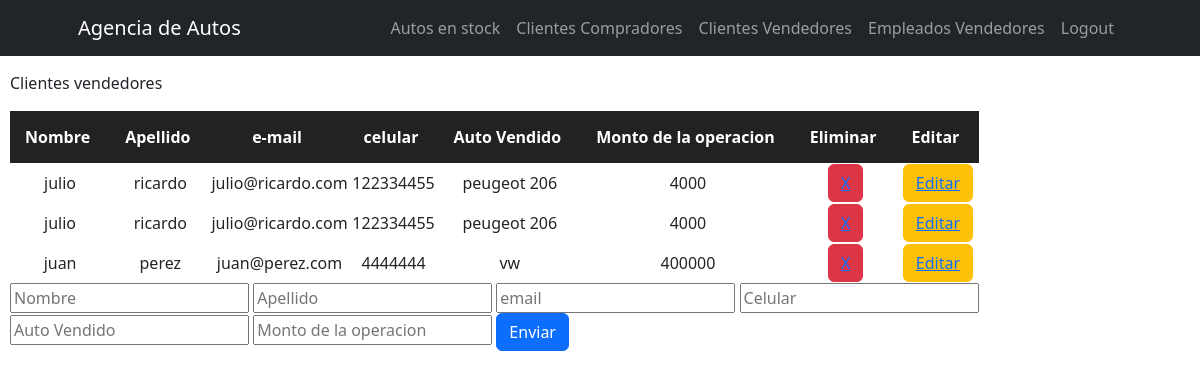
Page /setClientesVendedores/ (signed in) on the earlier database version.
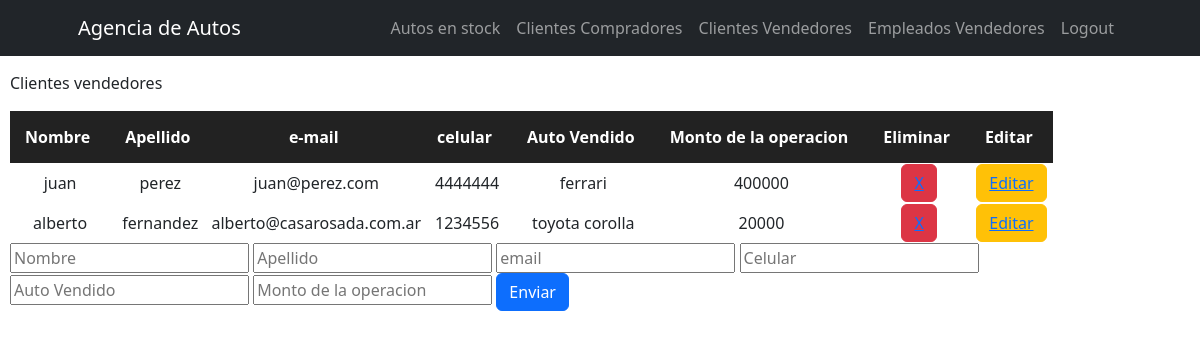
Same page on the later database version.
### AgenciApp/models.py (models this page shows, shortened)
class clientesVendedores(models.Model):
    nombre = models.CharField(max_length=40)
    apellido = models.CharField(max_length=40)
    email = models.EmailField()
    celular = models.IntegerField()
    autoVendido = models.CharField(max_length=40)
    montoOperacionVent = models.IntegerField()

### AgenciApp/views.py (the view)
# urls.py: path('setClientesVendedores/', setClientesVendedores, name='setClientesVendedores'),
@login_required
def setClientesVendedores(request):
    Clientes = clientesVendedores.objects.all()
    if request.method == 'POST':
        cliente = clientesVendedores(nombre=request.POST["nombre"],apellido=request.POST["apellido"],email=request.POST["email"],celular=request.POST["celular"], autoVendido=request.POST["autoVendido"], montoOperacionVent=request.POST["montoOperacionVent"])
        cliente.save()
        miFormulario = clientesVendFormulario()
        return render(request, "AgenciApp/setClientesVendedores.html", {"miFormulario":miFormulario, "Clientes":Clientes})
    else:
        miFormulario = clientesVendFormulario()
    return render(request, "AgenciApp/setClientesVendedores.html", {"miFormulario":miFormulario, "Clientes":Clientes})

### AgenciApp/forms.py
class clientesVendFormulario(forms.Form):
    nombre = forms.CharField()
    apellido = forms.CharField()
    email = forms.EmailField()
    celular = forms.IntegerField()
    autoVendido = forms.CharField(label='Auto Vendido')
    montoOperacionVent = forms.IntegerField(label='Monto Venta')

### AgenciApp/templates/AgenciApp/setClientesVendedores.html (shortened to what this page needs)
<div>
    {% extends "AgenciApp/clientesVendedores.html" %}
    {% load static %}
    {% block setClientesVendedores %}
    <form action="" method="post"> {% csrf_token %}
        <input placeholder="Nombre" type = "text" name="nombre" required>
        <input placeholder="Apellido" type = "text" name="apellido" required>
        <input placeholder="email" type = "email" name="email" required>
        <input placeholder="Celular" type = "number" name="celular" required>
        <input placeholder="Auto Vendido" type = "text" name="autoVendido" required>
        <input placeholder="Monto de la operacion" type = "number" name="montoOperacionVent" required>
        <input class="btn btn-primary" type="submit" value="Enviar">
    </form>
    {% endblock %}

### AgenciApp/templates/AgenciApp/clientesVendedores.html (shortened to what this page needs)
<div>
    {% extends "AgenciApp/inicio.html" %}
    {% load static %}
        {% block contenidoQueCambia %}
        <p>Clientes vendedores</p>
        <table class="tablaClientesVendedores">
            <tr class="tituloTablaClientesVendedores">
                <th>Nombre</th>
                <th>Apellido</th>
                <th>e-mail</th>
                <th>celular</th>
                <th>Auto Vendido</th>
                <th>Monto de la operacion</th>
                <th>Eliminar</th>
                <th>Editar</th>
            </tr>
                {% for Cliente in Clientes %}
                    <tr>
                        <td>{{Cliente.nombre}}</td>
                        <td>{{Cliente.apellido}}</td>
                        <td>{{Cliente.email}}</td>
                        <td>{{Cliente.celular}}</td>
                        <td>{{Cliente.autoVendido}}</td>
                        <td>{{Cliente.montoOperacionVent}}</td>
                        <td><button class="btn btn-danger btnEliminar"><a href="{% url 'eliminarClienteVendedor' Cliente.email %}">X</a></button></td>
                        <td><button class="btn btn-warning btnEditar"><a href="{% url 'editarClienteVendedor' Cliente.email %}">Editar</a></button></td>
                {% endfor %}
        </table>
        <div class="formSetClientesVendedores">
            {% block setClientesVendedores %}
            {% endblock %}
        </div>
        {% endblock %}

### AgenciApp/templates/AgenciApp/inicio.html (shortened to what this page needs)
<!DOCTYPE html>
<html lang="en">
<head>
    {% load static %}
    <link href="{% static 'AgenciApp/css/bootstrap.min.css'%}" rel="stylesheet"/>
    <link href="{% static 'AgenciApp/css/AgenciAppStyle.css'%}" rel="stylesheet"/>
</head>
<body>
    <nav class="navbar navbar-expand-lg navbar-dark bg-dark" id="mainNav">
        <div class="container px-4 px-lg-5">
            <a class="navbar-brand" href="{% url 'inicio' %}">Agencia de Autos</a>
            <div class="collapse navbar-collapse" id="navbarResponsive">
                <ul class="navbar-nav ms-auto">
                    <li class="nav-item"><a class="nav-link" href="{% url 'setAutosEnStock' %}">Autos en stock</a></li>
                    <li class="nav-item"><a class="nav-link" href="{% url 'setClientesCompradores' %}">Clientes Compradores</a></li>
                    <li class="nav-item"><a class="nav-link" href="{% url 'setClientesVendedores' %}">Clientes Vendedores</a></li>
                    <li class="nav-item"><a class="nav-link" href="{% url 'setEmpleadosVendedores' %}">Empleados Vendedores</a></li>
                    <li class="nav-item"><a class="nav-link navText" href="{% url 'Logout' %}">Logout</a></li>
                </ul>
            </div>
        </div>
    </nav>
    <div class="contenido">
        {% block contenidoQueCambia %}
        {% endblock %}
    </div>
</body>
</html>

### AgenciApp/static/AgenciApp/css/AgenciAppStyle.css (style rules this page uses)
.contenido { margin-top: 5px !important; padding: 10px; }
.tablaClientesVendedores { text-align: center; }
.tituloTablaClientesVendedores { background-color: rgb(34, 34, 34); color: white; padding-right: 20px !important; text-align: center !important; }
.tituloTablaClientesVendedores th { padding: 15px; text-align: center !important; padding-right: 20px !important; }

Differences in the rows shown:
removed clientesVendedores: nombre "julio", apellido "ricardo", email "julio@ricardo.com", celular "122334455", autoVendido "peugeot 206", montoOperacionVent "4000"
removed clientesVendedores: nombre "julio", apellido "ricardo", email "julio@ricardo.com", celular "122334455", autoVendido "peugeot 206", montoOperacionVent "4000"
changed clientesVendedores "juan": autoVendido "vw" → "ferrari"
added clientesVendedores: nombre "alberto", apellido "fernandez", email "alberto@casarosada.com.ar", celular "1234556", autoVendido "toyota corolla", montoOperacionVent "20000"
